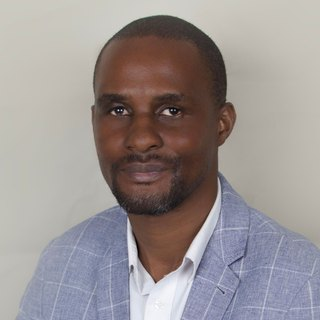
#> input picture assets/committee/admire-mare.jpg, 320 x 320 px
$ python -i engrave.py   (imports and definitions only)
#> lines starting #> are read from the running program, lines starting #| are printed output that depends on the picture
#> further down, picture is the input picture: PIL image 320x320 RGB; mean R, G, B 153.6, 146.1, 145.6
"""Line-engraving portrait renderer (newspaper 'hedcut' style).
Every tone is drawn as ink lines whose width follows darkness, plus contour
strokes for features, so the result is an illustration rather than a filtered photo.
"""
import numpy as np
from PIL import Image, ImageFilter, ImageOps

SS = 3  # supersampling for smooth line edges


def _blur(a, r):
    return np.asarray(Image.fromarray(np.clip(a * 255, 0, 255).astype(np.uint8)).filter(ImageFilter.GaussianBlur(r)), dtype=np.float32) / 255.0


def _portrait_mask(n):
    """Soft head-and-shoulders mask so the background drops away like a drawing on paper."""
    yy, xx = np.mgrid[0:n, 0:n] / n
    head = ((xx - 0.5) / 0.36) ** 2 + ((yy - 0.42) / 0.46) ** 2
    shoulders = ((xx - 0.5) / 0.62) ** 2 + ((yy - 1.12) / 0.42) ** 2
    d = np.minimum(head, shoulders)
    return np.clip((1.15 - d) / 0.3, 0, 1)


def engrave(gray, size=320, spacing=4.2, seed=0):
    """gray: PIL 'L' image, square. Returns PIL 'L' image of ink on paper."""
#> called with size = 320, spacing = 4.2, seed = 0
    n = size * SS
    g = ImageOps.autocontrast(gray, cutoff=2).resize((n, n), Image.LANCZOS)
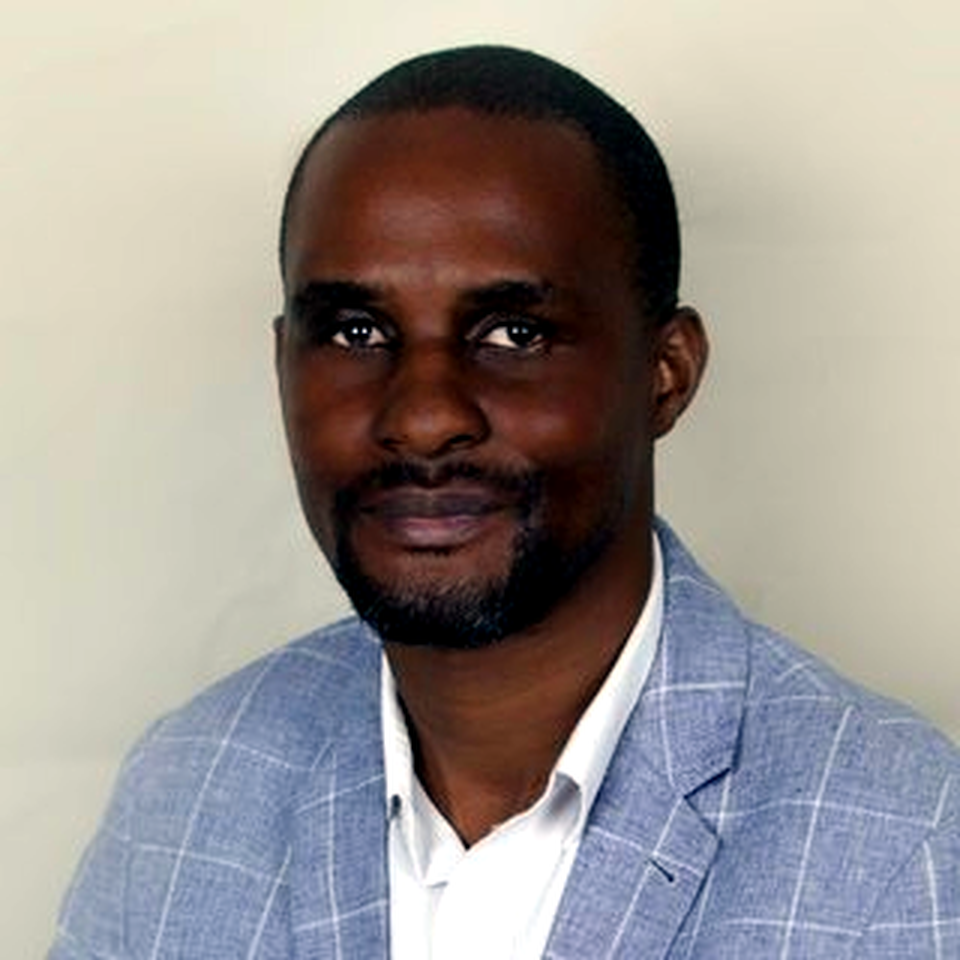
#> g: PIL image 960x960 RGB; mean R, G, B 155.9, 149.7, 145.1
    a = np.asarray(g, dtype=np.float32) / 255.0
    a = _blur(a, 1.2 * SS)
#> in _blur, `return np.asarray(Image.fromarray(np.clip(a * 255, 0, 255).astype(np.u..`:
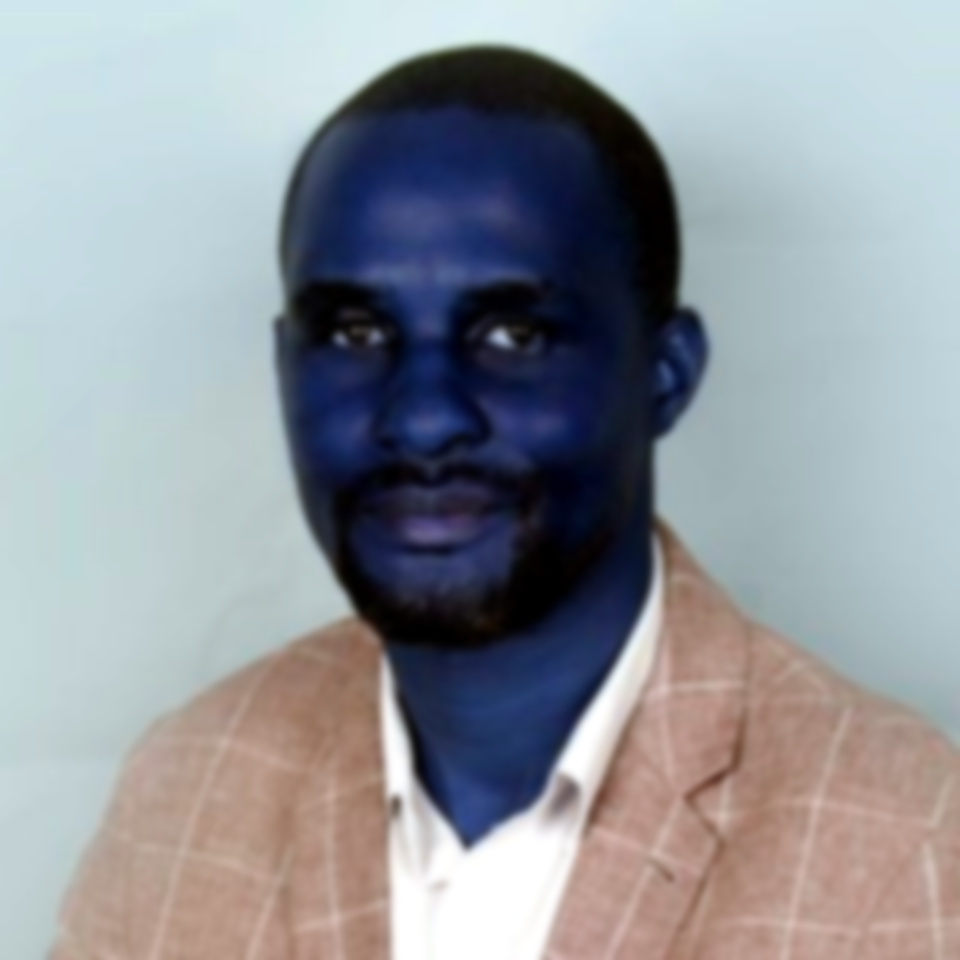
#> returned value: shape (960, 960, 3) float32; mean of channels 0, 1, 2 0.611, 0.587, 0.569; drawn as B, G, R
    # gentle local-contrast boost so features carry
    a = np.clip(0.5 + (a - _blur(a, 18 * SS)) * 1.6 + (_blur(a, 18 * SS) - 0.5) * 0.85, 0, 1)
#> call 2 of _blur, with r = 54
#> in _blur (call 2), `return np.asarray(Image.fromarray(np.clip(a * 255, 0, 255).astype(np.u..`:
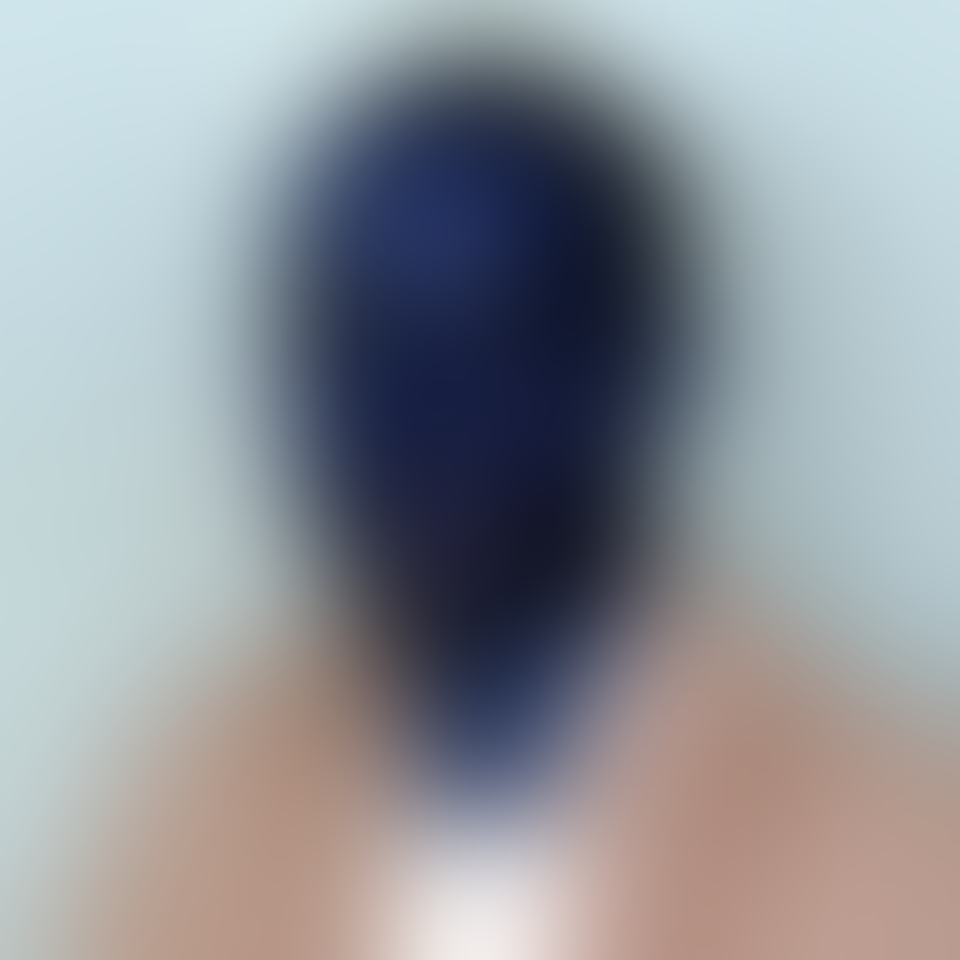
#> returned value: shape (960, 960, 3) float32; mean of channels 0, 1, 2 0.612, 0.588, 0.569; drawn as B, G, R
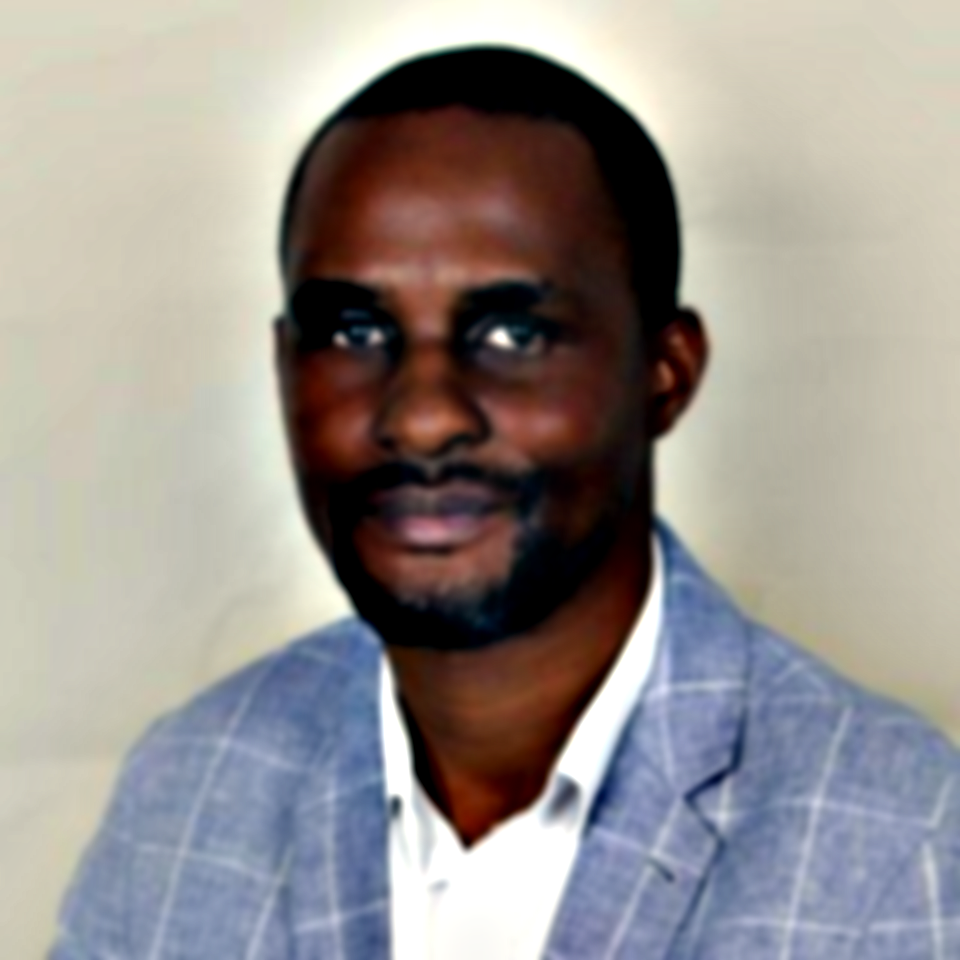
#> a: shape (960, 960, 3) float32; mean R, G, B 0.596, 0.574, 0.559

    mask = _portrait_mask(n)
#> (the run stopped early here; a loop or call above may not have finished)

$ run again, on assets/committee/adrienne-massanari.jpg
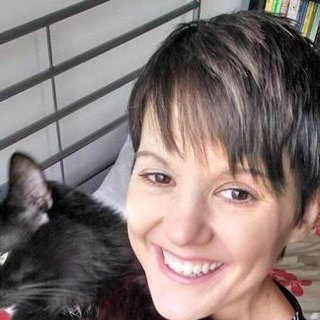
#> input picture assets/committee/adrienne-massanari.jpg, 320 x 320 px
#> picture is the input picture: PIL image 320x320 RGB; mean R, G, B 131.6, 117.9, 115.2
#> in _blur (call 2), `return np.asarray(Image.fromarray(np.clip(a * 255, 0, 255).astype(np.u..`:
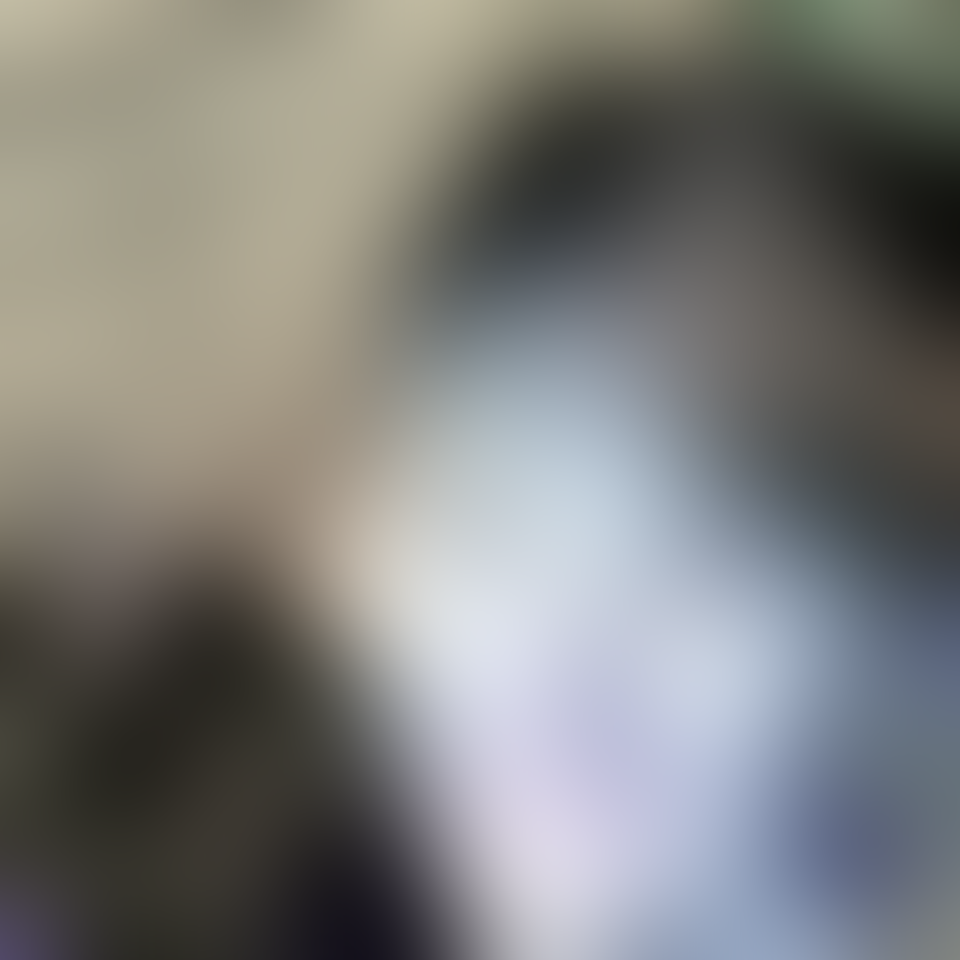
#> returned value: shape (960, 960, 3) float32; mean of channels 0, 1, 2 0.486, 0.495, 0.494; drawn as B, G, R
#> in engrave, `a = np.clip(0.5 + (a - _blur(a, 18 * SS)) * 1.6 + (_blur(a, 18 * SS) -..`:
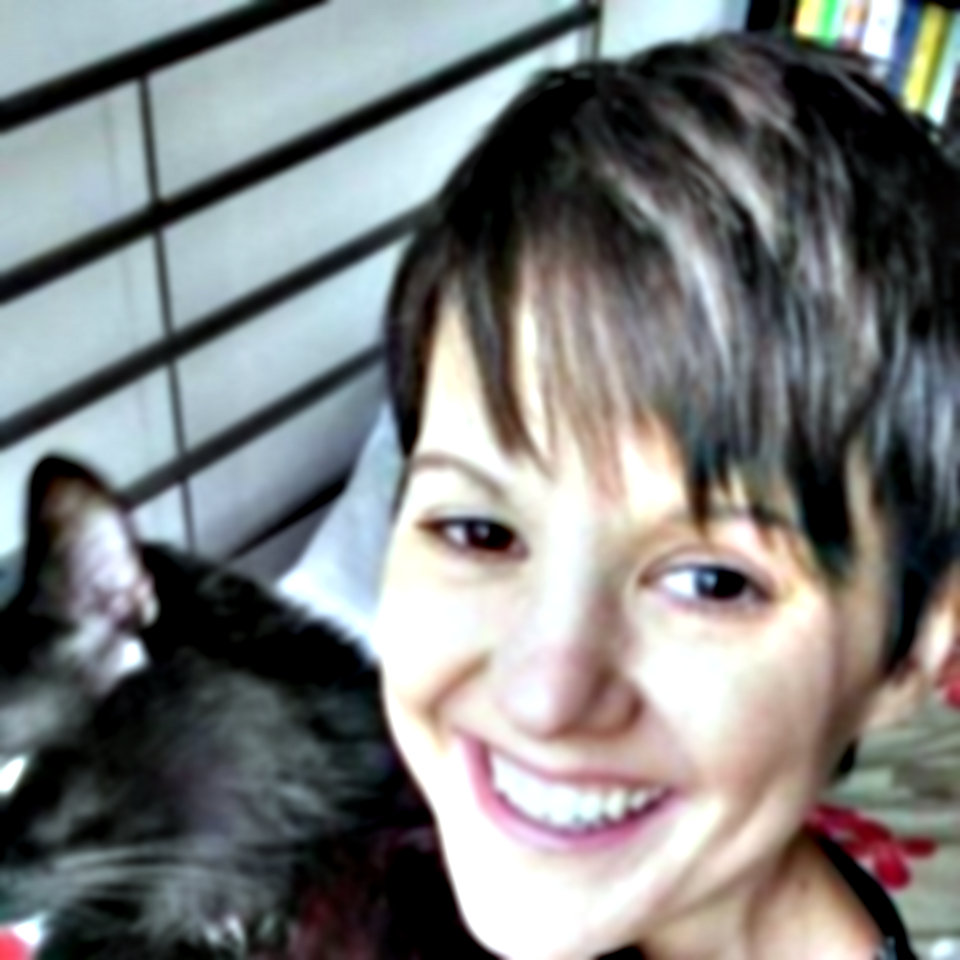
#> a: shape (960, 960, 3) float32; mean R, G, B 0.489, 0.495, 0.495
